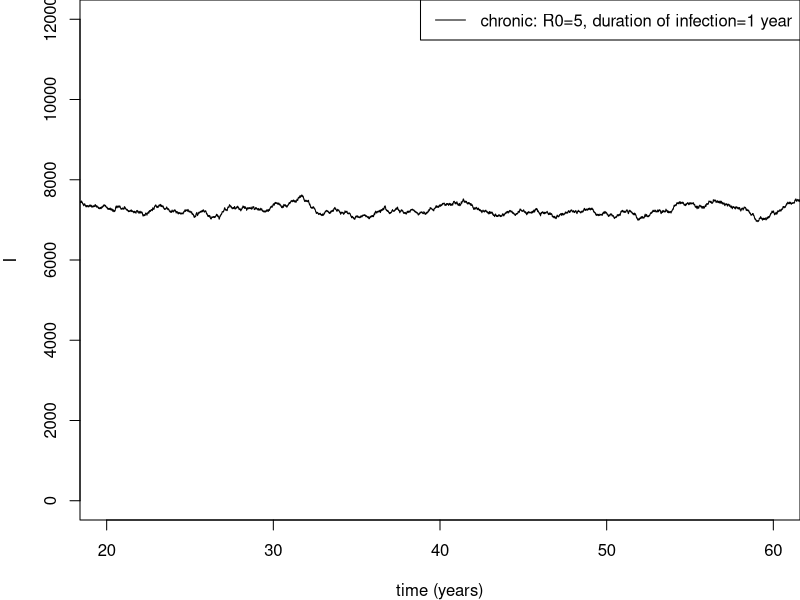
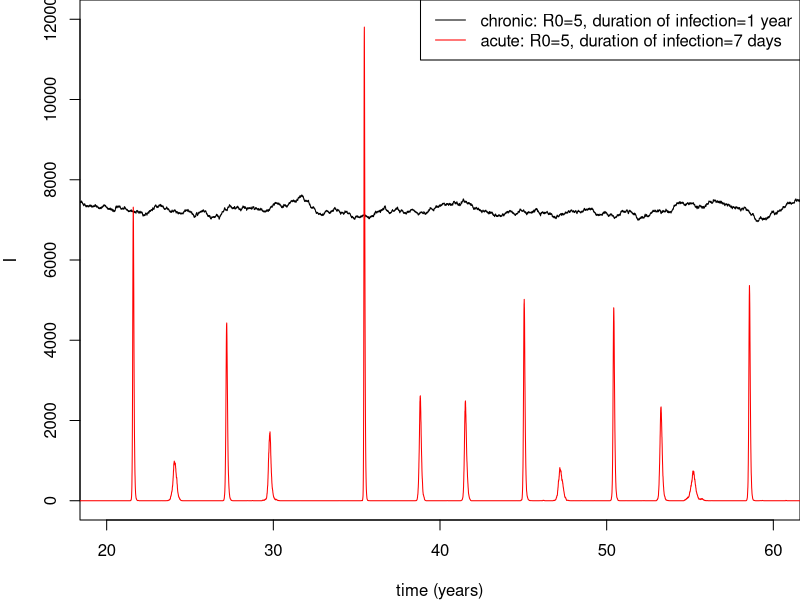

These figures' R source, in order:
traja <- read.table("traj_acute.dat")
trajc <- read.table("traj_chronique.dat")



pdf(file="acute0.pdf", width=9,height=6)
par(mar=c(4,4,0,0))
plot(trajc[,1]-20,trajc[,3], type='l',
     xlab="time (years)", ylab="I",
     xlim=c(20,60), ylim=c(0,12000))
legend("topright", c("chronic: R0=5, duration of infection=1 year"), lty=1)
dev.off()

pdf(file="acute1.pdf", width=9,height=6)
par(mar=c(4,4,0,0))
plot(trajc[,1]-20,trajc[,3], type='l',
     xlab="time (years)", ylab="I",
     xlim=c(20,60), ylim=c(0,12000))
lines(traja[,1],traja[,3], col='red')
legend("topright", c("chronic: R0=5, duration of infection=1 year", "acute: R0=5, duration of infection=7 days"), lty=1, col=c('black','red'))
dev.off()
